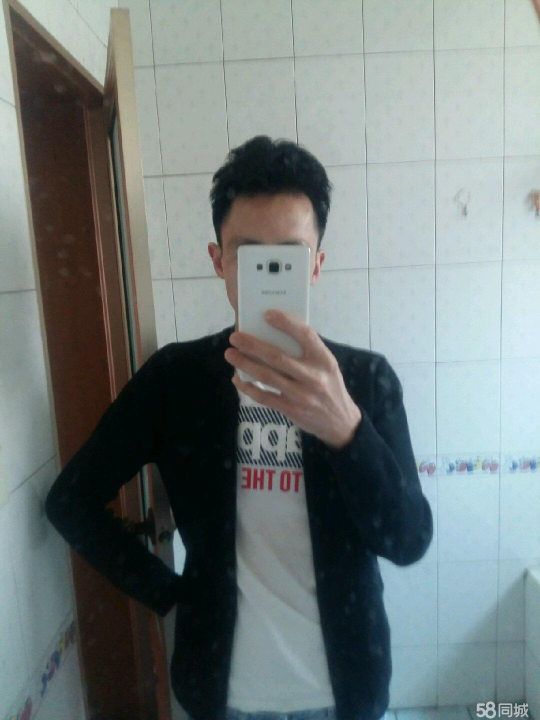
#> input picture src/classification/online/tmp/image/WechatIMG17.jpeg, 1080 x 1440 px (shown at 1/2 size)
$ python -i online_img_model.py   (imports and definitions only)
#> lines starting #> are read from the running program, lines starting #| are printed output that depends on the picture
# Copyright 2015 gRPC authors.
#
# Licensed under the Apache License, Version 2.0 (the "License");
# you may not use this file except in compliance with the License.
# You may obtain a copy of the License at
#
#     http://www.apache.org/licenses/LICENSE-2.0
#
# Unless required by applicable law or agreed to in writing, software
# distributed under the License is distributed on an "AS IS" BASIS,
# WITHOUT WARRANTIES OR CONDITIONS OF ANY KIND, either express or implied.
# See the License for the specific language governing permissions and
# limitations under the License.
"""The Python implementation of the gRPC route guide client."""

from __future__ import print_function

import argparse
import pprint

import grpc
import sys
sys.path.append("../")
from protobuf import dlserver_pb2
from protobuf import dlserver_pb2_grpc
from protobuf import pb2_Feature, pb2_Features, pb2_Int64List, pb2_Example, pb2_BytesList
from conf import config

import os
import cv2
import time
import numpy as np

def write_file(line,filename):
  file_obj = open(filename, 'a+')

  if filename.find("/log") != -1 or filename.find("timer") != -1:
    now_tm = time.localtime(int(time.time()))
    cur_time = time.strftime("%Y-%m-%-d %H:%M:%S", now_tm)
    line = "%s ----- %s" %  (cur_time,line)

  file_obj.write(line + "\n")
  file_obj.close()

def create_examples(images):

    def getImageByteString(imgInput):
        try:
            img_encode = cv2.imencode('.jpg', imgInput)[1]
            data_encode = np.array(img_encode)
            imageByteString = data_encode.tostring()
            return imageByteString
        except Exception:
            return None

    def getExample(imageName):
        try:
            image = cv2.imread(imageName)  # 读入图片W
            image = cv2.cvtColor(image, cv2.COLOR_BGR2RGB)  # 将图片转换为RGB格式，因为cv2读入为BGRW
            height = 299
            width = 299
            image = cv2.resize(image, (height, width))
            imageByteString = getImageByteString(image)
            example = pb2_Example(features=pb2_Features(feature={
                'image/encoded': pb2_Feature(bytes_list=pb2_BytesList(value=[imageByteString])),
                'image/format': pb2_Feature(bytes_list=pb2_BytesList(value=[b'jpg'])),
                'image/class/labelPP': pb2_Feature(int64_list=pb2_Int64List(value=[0])),
                'image/class/labelFood': pb2_Feature(int64_list=pb2_Int64List(value=[0])),
                'image/class/labelScene': pb2_Feature(int64_list=pb2_Int64List(value=[0]))
            }))
            return example
        except Exception as e:
            pass
        return None

    examples = list(filter(lambda x: x != None, map(getExample, images))) #将lines中的每一行转为TFRecordW

    print("request examples len: {}".format(len(examples)))
    example_list = dlserver_pb2.ExampleList(examples=examples) #生成一个list请求W

    return example_list


def getScores(stub, dl_request):
    # print(dl_request)
    feature = stub.GetOutputs(dl_request)
    # print(feature)
    return feature

# NOTE(gRPC Python Team): .close() is possible on a channel and should be
# used in circumstances in which the with statement does not fit the needs
# of the code.
# with grpc.insecure_channel('localhost:50051') as channel:
# with grpc.insecure_channel('127.0.0.1:50051') as channel:
# [1 line that did not run here, left out]
# [1 line that did not run here, left out]
# [1 line that did not run here, left out]

def requestDLServerLabels(images):
    #print("-------------- GetScores --------------")
    start_1 = time.time()
    example_list = create_examples(images) #自定义解码W
    start_2 = time.time()
    dl_request = dlserver_pb2.DLRequest(task_id="803", example_list=example_list) #服务idW
    result = getScores(stub, dl_request)
    start_3 = time.time()
    today = time.strftime("%Y%m%d",time.localtime(time.time()))
    write_file("create examples time:%s dl request time:%s" % ((start_2 - start_1), (start_3 - start_2)),"log/timer.%s" % today)
    return result

# [33 lines not run here, left out]

>>> import cv2
>>> picture = cv2.imread('tmp/image/WechatIMG17.jpeg', cv2.IMREAD_GRAYSCALE)
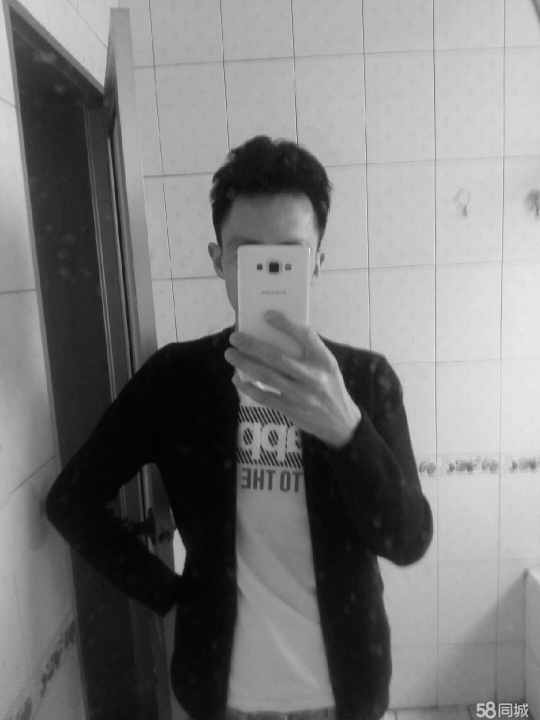
#> picture: shape (1440, 1080) (shown at 1/2 size); min 0, max 255, mean 122.7
>>> result = create_examples(picture)
#> in create_examples, `examples = list(filter(lambda x: x != None, map(getExample, images)))`: examples = []
#| request examples len: 0
#> (the run stopped early here; a loop or call above may not have finished)
